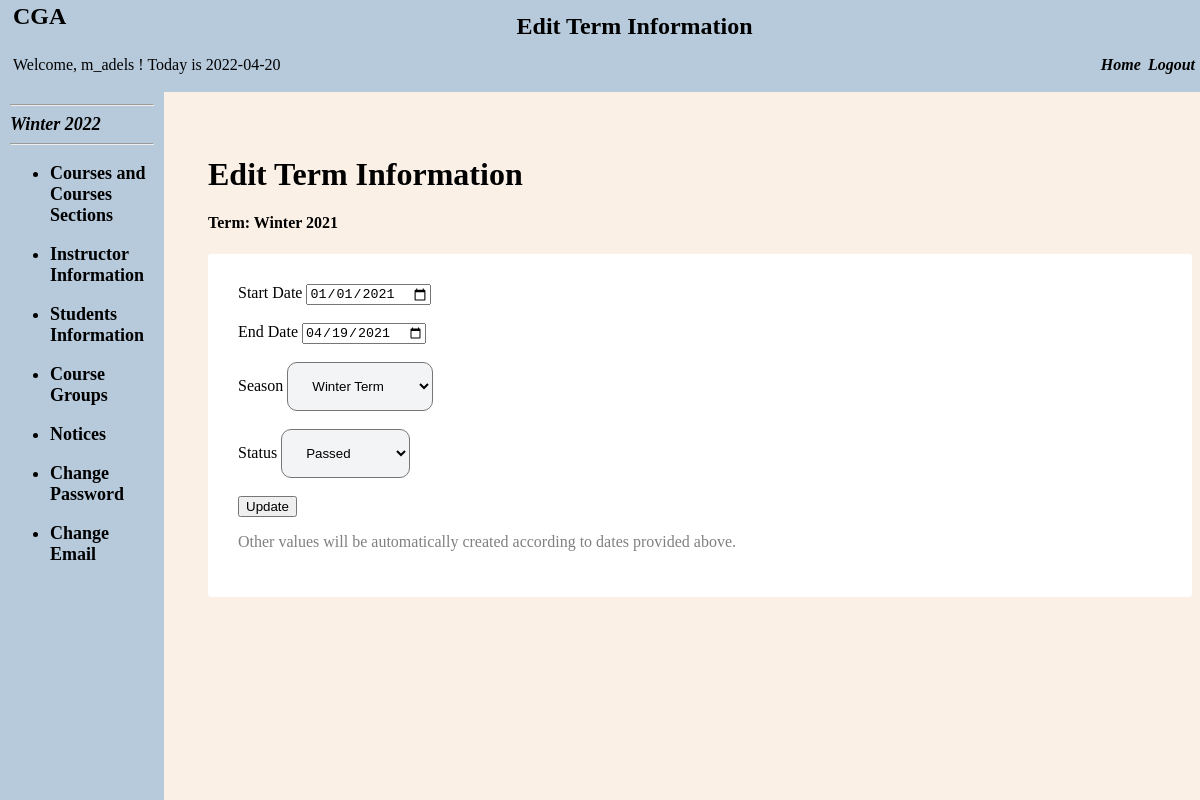
Screenshot of /Administrator/editTerm.php?GetId=1 (signed in) with the database file from the repository.
### tables this page shows
CREATE TABLE `term` (
  `term_id` int NOT NULL AUTO_INCREMENT,
  `termname` varchar(100) DEFAULT NULL,
  `term_season` varchar(10) DEFAULT NULL,
  `term_year` varchar(10) DEFAULT NULL,
  `term_begin_date` varchar(100) DEFAULT NULL,
  `term_end_date` varchar(100) DEFAULT NULL,
  `is_term_now` varchar(10) DEFAULT NULL,
  PRIMARY KEY (`term_id`),
  UNIQUE KEY `term` (`is_term_now`)
);

### Administrator/editTerm.php (the view, shortened to what this page needs)
<?php
   include('../session.php');
   $id = $_GET['GetId'];
   $query = "select term_id, term_season,term_year,term_begin_date,term_end_date,is_term_now from term where term_id = '".$id."'  ";
   $result = mysqli_query($conn,$query);
   while($row = mysqli_fetch_assoc($result))
{
     $termseason = $row['term_season'];
     $termyear = $row['term_year'];
     $begindate = $row['term_begin_date'];
     $enddate = $row['term_end_date'];
     echo $termseason;
     echo $termyear;
}
 $qthisterm = "select termname from term where is_term_now = 'YES' ";
 $resthisterm = mysqli_query($conn,$qthisterm);
 while($rowinprocess = mysqli_fetch_assoc($resthisterm))
 {
  $thisTname = $rowinprocess['termname'];
  }
?>
<!DOCTYPE html>
<html>
<head>
</head>
<body>
  <div class="header" height="20%" scrolling="no">
    <table border="0" width="100%">
      <tbody>
        <tr width="100%">
          <td width="5%" align="left"><h2>CGA</h2></td>
          <td align="center"><font size="5"><b>Edit Term Information</b></font></td>
        </tr>
      </tbody>
    </table>
    <table border="0" width="100%">
      <tbody>
        <tr width="100%">
          <td align="left"><font class="font-header" size="3">Welcome, <?php echo htmlspecialchars($_SESSION["username"]); ?> ! <?php echo "Today is " . date("Y-m-d") . "<br>"; ?></font></td>
          <td align="right">
            <i>
              <b>
                <a href="adminHome.php">
                  <font class="home_link" color="black">Home</font>
                </a>
              </b>
            </i>
            <i>
              <b>
                <a href="../logout.php">
                  <font color="black">Logout</font>
                </a>
              </b>
            </i>
            <br>
          </td>
        </tr>
      </tbody>
    </table>
  </div>
  <div class="menu" height="100%" width="150px">
    <hr>
    <b >
      <font size="4">
        <i><?php echo $thisTname?></i>
      </font>
    </b>
    <hr>
    <b>
      <font size="4">
        <ul>
          <li>
            <a href="adminCourses.php">
              <b>
                <font color="black">Courses and Courses Sections</font>
              </b>
            </a>
          </li>
        </ul>
      </font>
    </b>
    <b>
      <font size="4">
        <ul>
          <li>
            <a href="adminInstructor.php">
              <b>
                <font color="black">Instructor Information</font>
              </b>
            </a>
          </li>
        </ul>
      </font>
    </b>
    <b>
      <font size="4">
        <ul>
          <li>
            <a href="adminStudents.php">
              <b>
                <font color="black">Students Information</font>
              </b>
            </a>
          </li>
        </ul>
      </font>
    </b>
    <b>
      <font size="4">
        <ul>
          <li>
            <a href="adminGroups.php">
              <b>
                <font color="black">Course Groups</font>
              </b>
            </a>
          </li>
        </ul>
      </font>
    </b>
    <b>
      <font size="4">
        <ul>
          <li>
            <a href="adminNotices.php">
              <b>
                <font color="black">Notices</font>
              </b>
            </a>
          </li>
        </ul>
      </font>
    </b>
    <b>
      <font size="4">
        <ul>
          <li>
            <a href="adminPassword.php">
              <b>
                <font color="black">Change Password</font>
              </b>
            </a>
          </li>
        </ul>
      </font>
    </b>
    <b>
      <font size="4">
        <ul>
          <li>
            <a href="adminEmail.php">
              <b>
                <font color="black">Change Email</font>
              </b>
            </a>
          </li>
        </ul>
      </font>
    </b>
  </div>
    <div class="main_home">
       <div >
                        <div class="title">
                            <h1 > Edit Term Information </h1>
                            <h4 > Term: <?php echo $termname = $termseason." ".$termyear ?> </h4>
                        </div>
                        <div class="form_container">
                            <form action="updateTerm.php?Id=<?php echo $id ?>" method="post">
                                <Label>Start Date</Label>
                                <input type="date"  name="BeginDate" value = <?php echo $begindate ?>  >
                                <br><br>
                                <Label>End Date</Label>
                                <input type="date"  name="EndDate" value = <?php echo $enddate ?> >
                                <br><br>
                                <Label>Season</Label>
                                    <select name="Season">
                                        <option value="Winter">Winter Term</option>
                                    </select>
                                <br><br>
                                <Label>Status</Label>
                                    <select name="Status">
                                        <option value="Passed">Passed</option>
                                    </select>
                                <br><br>
                               <button name="update">Update</button>
                               <p><font color=gray> Other values will be automatically created according to dates provided above.</font>
                            </p>
                            </form>
                        </div>
                    </div>
                    </div>
</body>
</html>

### rows the page displays
term: term_season "Winter", term_year "2021", term_season+term_year "Winter 2021", BeginDate "01/01/2021", EndDate "04/19/2021"
term: termname "Winter 2022"

### other values shown
$_SESSION["username"] "m_adels"
